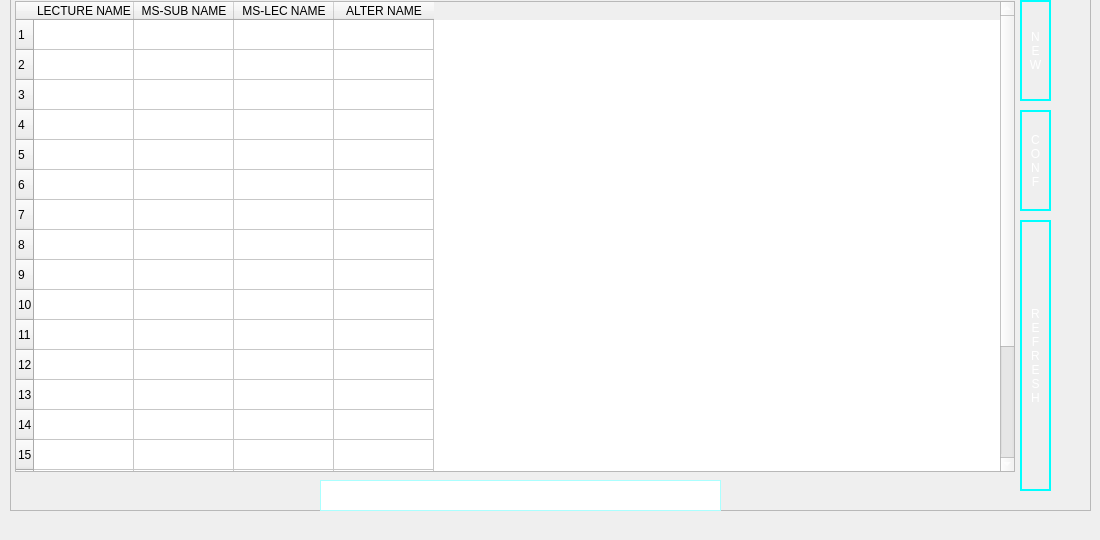
        <widget class="QWidget" name="page_4">
         <widget class="QFrame" name="frame_21">
          <property name="geometry">
           <rect>
            <x>10</x>
            <y>-20</y>
            <width>1081</width>
            <height>531</height>
           </rect>
          </property>
          <property name="frameShape">
           <enum>QFrame::StyledPanel</enum>
          </property>
          <property name="frameShadow">
           <enum>QFrame::Raised</enum>
          </property>
          <widget class="QTableWidget" name="lec_table">
           <property name="geometry">
            <rect>
             <x>5</x>
             <y>21</y>
             <width>1000</width>
             <height>471</height>
            </rect>
           </property>
           <property name="styleSheet">
            <string notr="true">color: rgb(255, 255, 255);</string>
           </property>
           <row>
            <property name="text">
             <string>1</string>
            </property>
            <property name="background">
             <color>
              <red>255</red>
              <green>255</green>
              <blue>255</blue>
             </color>
            </property>
            <property name="foreground">
             <brush brushstyle="SolidPattern">
              <color alpha="255">
               <red>0</red>
               <green>0</green>
               <blue>0</blue>
              </color>
             </brush>
            </property>
           </row>
           <row>
            <property name="text">
             <string>2</string>
            </property>
            <property name="background">
             <color>
              <red>255</red>
              <green>255</green>
              <blue>255</blue>
             </color>
            </property>
            <property name="foreground">
             <brush brushstyle="SolidPattern">
              <color alpha="255">
               <red>0</red>
               <green>0</green>
               <blue>0</blue>
              </color>
             </brush>
            </property>
           </row>
           <row>
            <property name="text">
             <string>3</string>
            </property>
            <property name="background">
             <color>
              <red>255</red>
              <green>255</green>
              <blue>255</blue>
             </color>
            </property>
            <property name="foreground">
             <brush brushstyle="SolidPattern">
              <color alpha="255">
               <red>0</red>
               <green>0</green>
               <blue>0</blue>
              </color>
             </brush>
            </property>
           </row>
           <row>
            <property name="text">
             <string>4</string>
            </property>
            <property name="background">
             <color>
              <red>255</red>
              <green>255</green>
              <blue>255</blue>
             </color>
            </property>
            <property name="foreground">
             <brush brushstyle="SolidPattern">
              <color alpha="255">
               <red>0</red>
               <green>0</green>
               <blue>0</blue>
              </color>
             </brush>
            </property>
           </row>
           <row>
            <property name="text">
             <string>5</string>
            </property>
            <property name="background">
             <color>
              <red>255</red>
              <green>255</green>
              <blue>255</blue>
             </color>
            </property>
            <property name="foreground">
             <brush brushstyle="SolidPattern">
              <color alpha="255">
               <red>0</red>
               <green>0</green>
               <blue>0</blue>
              </color>
             </brush>
            </property>
           </row>
           <row>
            <property name="text">
             <string>6</string>
            </property>
            <property name="background">
             <color>
              <red>255</red>
              <green>255</green>
              <blue>255</blue>
             </color>
            </property>
            <property name="foreground">
             <brush brushstyle="SolidPattern">
              <color alpha="255">
               <red>0</red>
               <green>0</green>
               <blue>0</blue>
              </color>
             </brush>
            </property>
           </row>
           <row>
            <property name="text">
             <string>7</string>
            </property>
            <property name="background">
             <color>
              <red>255</red>
              <green>255</green>
              <blue>255</blue>
             </color>
            </property>
            <property name="foreground">
             <brush brushstyle="SolidPattern">
              <color alpha="255">
               <red>0</red>
               <green>0</green>
               <blue>0</blue>
              </color>
             </brush>
            </property>
           </row>
           <row>
            <property name="text">
             <string>8</string>
            </property>
            <property name="background">
             <color>
              <red>255</red>
              <green>255</green>
              <blue>255</blue>
             </color>
            </property>
            <property name="foreground">
             <brush brushstyle="SolidPattern">
              <color alpha="255">
               <red>0</red>
               <green>0</green>
               <blue>0</blue>
              </color>
             </brush>
            </property>
           </row>
           <row>
            <property name="text">
             <string>9</string>
            </property>
            <property name="background">
             <color>
              <red>255</red>
              <green>255</green>
              <blue>255</blue>
             </color>
            </property>
            <property name="foreground">
             <brush brushstyle="SolidPattern">
              <color alpha="255">
               <red>0</red>
               <green>0</green>
               <blue>0</blue>
              </color>
             </brush>
            </property>
           </row>
           <row>
            <property name="text">
             <string>10</string>
            </property>
            <property name="background">
             <color>
              <red>255</red>
              <green>255</green>
              <blue>255</blue>
             </color>
            </property>
            <property name="foreground">
             <brush brushstyle="SolidPattern">
              <color alpha="255">
               <red>0</red>
               <green>0</green>
               <blue>0</blue>
              </color>
             </brush>
            </property>
           </row>
           <row>
            <property name="text">
             <string>11</string>
            </property>
            <property name="background">
             <color>
              <red>255</red>
              <green>255</green>
              <blue>255</blue>
             </color>
            </property>
            <property name="foreground">
             <brush brushstyle="SolidPattern">
              <color alpha="255">
               <red>0</red>
               <green>0</green>
               <blue>0</blue>
              </color>
             </brush>
            </property>
           </row>
           <row>
            <property name="text">
             <string>12</string>
            </property>
            <property name="background">
             <color>
              <red>255</red>
              <green>255</green>
              <blue>255</blue>
             </color>
            </property>
            <property name="foreground">
             <brush brushstyle="SolidPattern">
              <color alpha="255">
               <red>0</red>
               <green>0</green>
               <blue>0</blue>
              </color>
             </brush>
            </property>
           </row>
           <row>
            <property name="text">
             <string>13</string>
            </property>
            <property name="background">
             <color>
              <red>255</red>
              <green>255</green>
              <blue>255</blue>
             </color>
            </property>
            <property name="foreground">
             <brush brushstyle="SolidPattern">
              <color alpha="255">
               <red>0</red>
               <green>0</green>
               <blue>0</blue>
              </color>
             </brush>
            </property>
           </row>
           <row>
            <property name="text">
             <string>14</string>
            </property>
            <property name="background">
             <color>
              <red>255</red>
              <green>255</green>
              <blue>255</blue>
             </color>
            </property>
            <property name="foreground">
             <brush brushstyle="SolidPattern">
              <color alpha="255">
               <red>0</red>
               <green>0</green>
               <blue>0</blue>
              </color>
             </brush>
            </property>
           </row>
           <row>
            <property name="text">
             <string>15</string>
            </property>
            <property name="background">
             <color>
              <red>255</red>
              <green>255</green>
              <blue>255</blue>
             </color>
            </property>
            <property name="foreground">
             <brush brushstyle="SolidPattern">
              <color alpha="255">
               <red>0</red>
               <green>0</green>
               <blue>0</blue>
              </color>
             </brush>
            </property>
           </row>
           <row>
            <property name="text">
             <string>16</string>
            </property>
            <property name="background">
             <color>
              <red>255</red>
              <green>255</green>
              <blue>255</blue>
             </color>
            </property>
            <property name="foreground">
             <brush brushstyle="SolidPattern">
              <color alpha="255">
               <red>0</red>
               <green>0</green>
               <blue>0</blue>
              </color>
             </brush>
            </property>
           </row>
           <row>
            <property name="text">
             <string>17</string>
            </property>
            <property name="background">
             <color>
              <red>255</red>
              <green>255</green>
              <blue>255</blue>
             </color>
            </property>
            <property name="foreground">
             <brush brushstyle="SolidPattern">
              <color alpha="255">
               <red>0</red>
               <green>0</green>
               <blue>0</blue>
              </color>
             </brush>
            </property>
           </row>
           <row>
            <property name="text">
             <string>18</string>
            </property>
            <property name="background">
             <color>
              <red>255</red>
              <green>255</green>
              <blue>255</blue>
             </color>
            </property>
            <property name="foreground">
             <brush brushstyle="SolidPattern">
              <color alpha="255">
               <red>0</red>
               <green>0</green>
               <blue>0</blue>
              </color>
             </brush>
            </property>
           </row>
           <row>
            <property name="text">
             <string>19</string>
            </property>
            <property name="background">
             <color>
              <red>255</red>
              <green>255</green>
              <blue>255</blue>
             </color>
            </property>
            <property name="foreground">
             <brush brushstyle="SolidPattern">
              <color alpha="255">
               <red>0</red>
               <green>0</green>
               <blue>0</blue>
              </color>
             </brush>
            </property>
           </row>
           <row>
            <property name="text">
             <string>20</string>
            </property>
            <property name="background">
             <color>
              <red>255</red>
              <green>255</green>
              <blue>255</blue>
             </color>
            </property>
            <property name="foreground">
             <brush brushstyle="SolidPattern">
              <color alpha="255">
               <red>0</red>
               <green>0</green>
               <blue>0</blue>
              </color>
             </brush>
            </property>
           </row>
           <column>
            <property name="text">
             <string>LECTURE NAME</string>
            </property>
            <property name="background">
             <color>
              <red>255</red>
              <green>255</green>
              <blue>255</blue>
             </color>
            </property>
            <property name="foreground">
             <brush brushstyle="SolidPattern">
              <color alpha="255">
               <red>0</red>
               <green>0</green>
               <blue>0</blue>
              </color>
             </brush>
            </property>
           </column>
           <column>
            <property name="text">
             <string>MS-SUB NAME</string>
            </property>
            <property name="background">
             <color>
              <red>255</red>
              <green>255</green>
              <blue>255</blue>
             </color>
            </property>
            <property name="foreground">
             <brush brushstyle="SolidPattern">
              <color alpha="255">
               <red>0</red>
               <green>0</green>
               <blue>0</blue>
              </color>
             </brush>
            </property>
           </column>
           <column>
            <property name="text">
             <string>MS-LEC NAME</string>
            </property>
            <property name="background">
             <color>
              <red>255</red>
              <green>255</green>
              <blue>255</blue>
             </color>
            </property>
            <property name="foreground">
             <brush brushstyle="SolidPattern">
              <color alpha="255">
               <red>0</red>
               <green>0</green>
               <blue>0</blue>
              </color>
             </brush>
            </property>
           </column>
           <column>
            <property name="text">
             <string>ALTER NAME</string>
            </property>
            <property name="background">
             <color>
              <red>255</red>
              <green>255</green>
              <blue>255</blue>
             </color>
            </property>
            <property name="foreground">
             <brush brushstyle="SolidPattern">
              <color alpha="255">
               <red>0</red>
               <green>0</green>
               <blue>0</blue>
              </color>
             </brush>
            </property>
           </column>
           <item row="0" column="0">
            <property name="text">
             <string/>
            </property>
           </item>
           <item row="0" column="1">
            <property name="text">
             <string/>
            </property>
           </item>
           <item row="0" column="2">
            <property name="text">
             <string/>
            </property>
           </item>
           <item row="1" column="0">
            <property name="text">
             <string/>
            </property>
           </item>
           <item row="1" column="1">
            <property name="text">
             <string/>
            </property>
           </item>
           <item row="1" column="2">
            <property name="text">
             <string/>
            </property>
           </item>
           <item row="2" column="0">
            <property name="text">
             <string/>
            </property>
           </item>
           <item row="2" column="1">
            <property name="text">
             <string/>
            </property>
           </item>
           <item row="2" column="2">
            <property name="text">
             <string/>
            </property>
           </item>
           <item row="3" column="0">
            <property name="text">
             <string/>
            </property>
           </item>
           <item row="3" column="1">
            <property name="text">
             <string/>
            </property>
           </item>
           <item row="3" column="2">
            <property name="text">
             <string/>
            </property>
           </item>
          </widget>
          <widget class="QPushButton" name="new_lec_btn">
           <property name="geometry">
            <rect>
             <x>1010</x>
             <y>20</y>
             <width>31</width>
             <height>101</height>
            </rect>
           </property>
           <property name="styleSheet">
            <string notr="true">
QPushButton {
	color: rgb(255, 255, 255);
	border: 2px solid rgb(0, 255, 255);
}
QPushButton:hover {
    background-color: rgb(103, 255, 2);
}
QPushButton:pressed {
    background-color: rgb(224, 0, 0);
    border-style: inset;
}
</string>
           </property>
           <property name="text">
            <string>N
E
W</string>
           </property>
          </widget>
          <widget class="QPushButton" name="refre_lec_btn">
           <property name="geometry">
            <rect>
             <x>1010</x>
             <y>240</y>
             <width>31</width>
             <height>271</height>
            </rect>
           </property>
           <property name="styleSheet">
            <string notr="true">
QPushButton {
	color: rgb(255, 255, 255);
	border: 2px solid rgb(0, 255, 255);
}
QPushButton:hover {
    background-color: rgb(103, 255, 2);
}
QPushButton:pressed {
    background-color: rgb(224, 0, 0);
    border-style: inset;
}
</string>
           </property>
           <property name="text">
            <string>R
E
F
R
E
S
H</string>
           </property>
          </widget>
          <widget class="QPushButton" name="conf_lec_btn">
           <property name="geometry">
            <rect>
             <x>1010</x>
             <y>130</y>
             <width>31</width>
             <height>101</height>
            </rect>
           </property>
           <property name="styleSheet">
            <string notr="true">
QPushButton {
	color: rgb(255, 255, 255);
	border: 2px solid rgb(0, 255, 255);
}
QPushButton:hover {
    background-color: rgb(103, 255, 2);
}
QPushButton:pressed {
    background-color: rgb(224, 0, 0);
    border-style: inset;
}
</string>
           </property>
           <property name="text">
            <string>C
O
N
F</string>
           </property>
          </widget>
          <widget class="QTextEdit" name="lec_error">
           <property name="geometry">
            <rect>
             <x>310</x>
             <y>500</y>
             <width>401</width>
             <height>31</height>
            </rect>
           </property>
           <property name="font">
            <font>
             <pointsize>9</pointsize>
             <stylestrategy>PreferDefault</stylestrategy>
            </font>
           </property>
           <property name="styleSheet">
            <string notr="true">QTextEdit {
	color: rgb(255,255,255);
	border: 1px solid rgb(170, 255, 255);
}</string>
           </property>
           <property name="lineWrapMode">
            <enum>QTextEdit::FixedColumnWidth</enum>
           </property>
           <property name="lineWrapColumnOrWidth">
            <number>365</number>
           </property>
           <property name="readOnly">
            <bool>true</bool>
           </property>
           <property name="placeholderText">
            <string/>
           </property>
          </widget>
         </widget>
        </widget>
